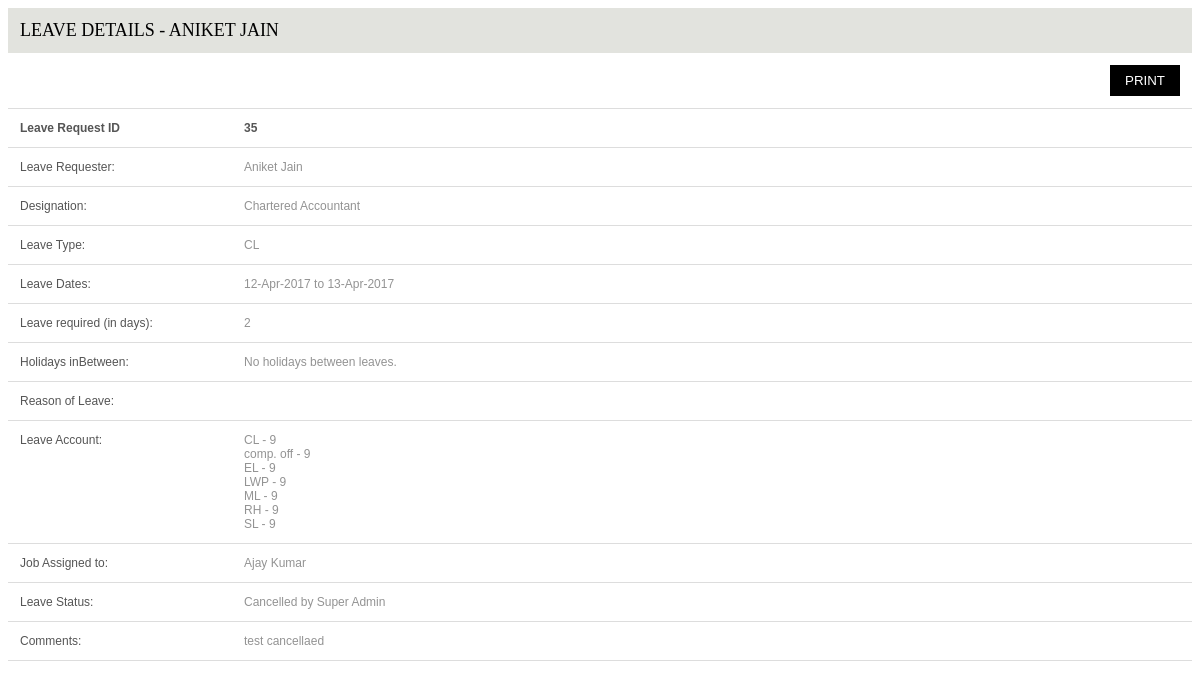
Page /leave_request_detail.php?applicationId=35&userType=authorizer (signed in) on the committed database.
### tables this page shows
CREATE TABLE IF NOT EXISTS `leave_applications` (
  `id` int(11) NOT NULL AUTO_INCREMENT,
  `emp_id` int(11) NOT NULL COMMENT 'ID of employee (Refers to "employees" table)',
  `leave_type_id` int(11) NOT NULL,
  `leave_from_date` date NOT NULL,
  `leave_to_date` date NOT NULL,
  `leaves_required` int(11) NOT NULL COMMENT 'in days',
  `half_day_leave` enum('YES','NO') NOT NULL DEFAULT 'NO',
  `job_assignee_id` int(11) NOT NULL,
  `reason_of_leave` text NOT NULL,
  `leave_address` text NOT NULL,
  `leave_phone` int(11) NOT NULL,
  `medical_certificate` varchar(100) NOT NULL,
  `leave_balance` float NOT NULL,
  `approve_status_HOD1` enum('pending','approved','rejected','cancelled') NOT NULL DEFAULT 'pending',
  `HOD1_comment` text NOT NULL,
  `approved_by_HOD1_id` int(11) NOT NULL DEFAULT '0',
  `approve_status_HOD2` enum('pending','approved','rejected') NOT NULL DEFAULT 'pending',
  `HOD2_comment` text NOT NULL,
  `created_date` datetime NOT NULL,
  `last_updated` datetime NOT NULL,
  PRIMARY KEY (`id`)
);

CREATE TABLE IF NOT EXISTS `employees` (
  `emp_id` int(11) NOT NULL AUTO_INCREMENT,
  `first_name` varchar(255) NOT NULL,
  `last_name` varchar(255) NOT NULL,
  `email` varchar(255) NOT NULL,
  `password` varchar(255) NOT NULL,
  `department_id` int(11) NOT NULL COMMENT 'ID of department',
  `designation_id` int(11) NOT NULL COMMENT 'ID of designation',
  `branch_id` int(11) NOT NULL,
  `address` text NOT NULL,
  `phone` bigint(20) NOT NULL,
  `emp_code` varchar(255) NOT NULL,
  `status` enum('active','inactive') NOT NULL DEFAULT 'active',
  `emp_category` enum('originator','authorizer','both') NOT NULL,
  `birth_date` date NOT NULL,
  `joining_date` date NOT NULL,
  `pan_number` varchar(255) NOT NULL,
  `passport_number` varchar(255) NOT NULL,
  `HOD_1_id` int(11) NOT NULL,
  `HOD_1_name` varchar(255) NOT NULL,
  `HOD_1_email` varchar(255) NOT NULL,
  `HOD_2_id` int(11) NOT NULL,
  `HOD_2_name` varchar(255) NOT NULL,
  `HOD_2_email` varchar(255) NOT NULL,
  `hr_id` int(11) NOT NULL,
  `hr_name` varchar(255) NOT NULL,
  `hr_email` int(255) NOT NULL,
  `role_id` int(11) NOT NULL COMMENT 'Refers to the ID of table "roles"',
  `bank_name` varchar(255) NOT NULL,
  `bank_ac_number` varchar(200) NOT NULL,
  `bank_ifsc_Code` varchar(20) NOT NULL,
  `bank_branch_address` text NOT NULL,
  `created_date` datetime NOT NULL,
  `last_password_change` datetime NOT NULL,
  PRIMARY KEY (`emp_id`)
);

CREATE TABLE IF NOT EXISTS `designations` (
  `id` int(11) NOT NULL AUTO_INCREMENT,
  `designation` varchar(255) NOT NULL,
  `created_date` datetime NOT NULL,
  PRIMARY KEY (`id`)
);

CREATE TABLE IF NOT EXISTS `leave_types` (
  `leave_type_id` int(11) NOT NULL AUTO_INCREMENT,
  `leave_type` varchar(200) NOT NULL,
  `leave_abbr` varchar(10) NOT NULL,
  `max_allowed` int(11) NOT NULL,
  PRIMARY KEY (`leave_type_id`)
);

CREATE TABLE IF NOT EXISTS `leave_balance` (
  `id` int(11) NOT NULL AUTO_INCREMENT,
  `emp_id` int(11) NOT NULL,
  `leave_type_id` int(11) NOT NULL,
  `leaves_availed` float NOT NULL DEFAULT '0',
  `opening_balance` float NOT NULL DEFAULT '0',
  `year` int(11) NOT NULL,
  `earned_type` enum('automatic','specified','NA') NOT NULL DEFAULT 'automatic',
  `last_updated` datetime NOT NULL,
  `updated_by` int(11) NOT NULL,
  `updated_by_user_type` varchar(25) NOT NULL,
  `remaining_countable_days` float NOT NULL DEFAULT '0',
  PRIMARY KEY (`id`)
);

### classes/class.Employee.inc.php (called while the page is built, shortened)
<?php
class Employee
{
	public function getEmployeeData($id)
	{
		$query = "SELECT e.*, dept.dept_name AS department, d.designation AS designation, br.city_name, br.region FROM employees AS e ";
		$query .= " LEFT JOIN departments AS dept ON e.department_id = dept.dept_id LEFT JOIN designations AS d ON e.designation_id = d.id LEFT JOIN branches AS br ON e.branch_id = br.id WHERE e.emp_id= '".$id."' ";
		$exe = $GLOBALS['obj_db']->execute_query($query);
		return $exe;
	}
	public function isValidAuthorizer($applicationId, $empId)
	{
		$sql = "SELECT la.id FROM leave_applications AS la INNER JOIN employees AS e ON la.emp_id = e.emp_id WHERE la.id = '".$applicationId."' AND (e.HOD_1_id = '".$empId."' || e.HOD_2_id = '".$empId."') ";
		$rs = $GLOBALS['obj_db']->execute_query($sql);
		if($GLOBALS['obj_db']->num_rows($rs) > 0)
		{
			return true;
		}
		else
		{
			return false;
		}
	}
}
?>

### classes/class.Database.inc.php (called while the page is built, shortened)
<?php
class Database
{
	public $link;
	private $db_host;
	private $db_name;
	private $db_user;
	private $db_password;
	function __construct($db_host = DB_HOST, $db_user = DB_USER, $db_password = DB_PASSWORD, $db_name = DB_NAME)
	{
		$this->db_host = $db_host;
		$this->db_name = $db_name;
		$this->db_user = $db_user;
		$this->db_password = $db_password;
	}
	function get_database_link()
	{
		$this->link = mysqli_connect($this->db_host, $this->db_user, $this->db_password, $this->db_name);
		if (mysqli_connect_errno())
		{
			$error = mysqli_connect_error();
			$this->error_function($error);
		}
		else
		{
			return $this->link;
		}
	}
	function execute_query($query, $file='', $line=0, $func='')
	{
		$rs = mysqli_query($this->link, $query) or die($this->error_function(mysqli_error($this->link), $file, $line, $func, $query));
		return $rs;
	}
    public function fetch_array($resultSet, $mode = '')
    {
		if(!$mode)
		{
			$mode = MYSQLI_BOTH;
		}
		elseif($mode == 'ASSOC')
		{
			$mode = MYSQLI_ASSOC;
		}
		elseif($mode == 'NUM')
		{
			$mode = MYSQLI_NUM;
		}
		elseif($mode == 'BOTH')
		{
			$mode = MYSQLI_BOTH;
		}
        return @mysqli_fetch_array($resultSet, $mode);
    }
    public function num_rows($resultSet)
    {
        return @mysqli_num_rows($resultSet);
    }
}

### classes/class.Leaves.inc.php (called while the page is built, shortened)
<?php
class Leaves
{
	public function getLeaveBalance($empId, $leaveTypeId = 0)
	{
		$sql = "SELECT lb.*, lt.leave_type, lt.max_allowed, lt.leave_abbr, (lb.opening_balance-lb.leaves_availed) AS remaining FROM leave_balance AS lb LEFT JOIN leave_types AS lt ON lb.leave_type_id = lt.leave_type_id WHERE lb.emp_id = '".$empId."' ";
		$sql .= " AND lb.year = YEAR(CURDATE()) GROUP BY lt.leave_type ";
		$rs = $GLOBALS['obj_db']->execute_query($sql);
		return $rs;
	}
	public function getLeaveApplications($empId, $category = 'originator', $applicationId = 0, $start = '', $end = '')
	{
		$search_text_condition = $this->getSearchTextCondition();
		$query = "SELECT la.*, e.first_name, e.last_name, e.HOD_1_id, e.HOD_2_id, e.hr_id, e.email, e_1.emp_id AS assignee_emp_id, e_1.first_name AS assignee_first_name, e_1.last_name AS assignee_last_name, e_1.email AS assignee_email, lt.* FROM leave_applications AS la INNER JOIN employees AS e ON la.emp_id = e.emp_id INNER JOIN employees AS e_1 ON la.job_assignee_id = e_1.emp_id INNER JOIN leave_types AS lt ON la.leave_type_id = lt.leave_type_id WHERE 1=1 ";
		$query .= $search_text_condition;
		if($applicationId > 0 && $category == 'originator')
		{
			$query .= " AND la.id = '".$applicationId."' AND la.emp_id = '".$empId."'";
		}
		elseif($applicationId > 0 && $category == 'authorizer')
		{
			$query .= " AND la.id = '".$applicationId."' AND e.HOD_1_id = '".$empId."' ";
		}
		elseif($applicationId > 0 && $category == 'superadmin')
		{
			$query .= " AND la.id = '".$applicationId."' ";
		}
		elseif($applicationId > 0 && ($category == 'finance' || $category == 'hr'))
		{
			$query .= " AND la.id = '".$applicationId."' ";
		}
		elseif($category == 'authorizer')
		{
			$query .= " AND e.HOD_1_id = '".$empId."' ";
		}
		elseif($category == 'finance' || $category == 'hr')
		{
			$query .= " ";
		}
		elseif($category == 'superadmin')
		{
			$query .= " ";
		}
		else
		{
			$query .= " AND e.emp_id = '".$empId."' ";
		}
		$query .= " ORDER BY la.id DESC";
		$rsQuery = $GLOBALS['obj_db']->execute_query($query);
        return $rsQuery;
	}
	public function getSearchTextCondition()
    {
		$search_text_condition = "";
        return $search_text_condition;
    }
}
?>

### leave_request_detail.php (the view, shortened to what this page needs)
<?php
require_once("".CLASS_PATH."/class.Employee.inc.php");
$objEmployee = new Employee;
require_once("".CLASS_PATH."/class.Leaves.inc.php");
$objLeaves = new Leaves;
if(isset($_REQUEST['applicationId']) && $_REQUEST['applicationId'] > 0)
{
	if($_REQUEST['userType'] == 'authorizer' && !$objEmployee->isValidAuthorizer($_REQUEST['applicationId'], $_SESSION['userId']))
	{
	    echo 'You are not authorized to view this section.';
	}
	else
	{
		$rsDetail = $objLeaves->getLeaveApplications($_SESSION['userId'], $_REQUEST['userType'], $_REQUEST['applicationId']);
		if($GLOBALS['obj_db']->num_rows($rsDetail) > 0)
		{
			$rowDetail = $GLOBALS['obj_db']->fetch_array($rsDetail);
		?>
			<div class="popupheading">Leave Details - <?php echo $rowDetail['first_name']." ".$rowDetail['last_name']; ?></div>
			<table class="table table-bordered table-hover table-striped">
				<tr>
                    <th></th>
					<th><button onclick="window.print();" class="btn2">Print</button></th>
				  </tr>
			     <tr>
                    <th>Leave Request ID</th>
					<th><?php echo $rowDetail['id']; ?></th>
				  </tr>
				 <tr>
                    <td width="200">Leave Requester:</td>
					<td><?php echo $rowDetail['first_name']." ".$rowDetail['last_name']; ?></td>
				  </tr>
				  <tr>
                    <td>Designation:</td>
					<td>
					<?php
					$rsEmpDetail = $objEmployee->getEmployeeData($rowDetail['emp_id']);
					$rowEmpDetail = $GLOBALS['obj_db']->fetch_array($rsEmpDetail);
					echo $rowEmpDetail['designation'];
					?>
					</td>
				  </tr>
				  <tr>
                    <td>Leave Type:</td>
					<td><?php echo $rowDetail['leave_abbr']; ?></td>
				  </tr>
				  <tr>
                    <td>Leave Dates:</td>
					<td>
					<?php
					$leaveFromDateObj = new DateTime($rowDetail['leave_from_date']);
					$leaveToDateObj   = new DateTime($rowDetail['leave_to_date']);
					echo $leaveFromDateObj->format('d-M-Y').' to '.$leaveToDateObj->format('d-M-Y');
					?>
					</td>
				  </tr>
				  <tr>
                    <td>Leave required (in days):</td>
					<td><?php echo ($rowDetail['half_day_leave'] == 'YES') ? 'Half Day' : $rowDetail['leaves_required']; ?></td>
				  </tr>
				  <tr>
                    <td>Holidays inBetween:</td>
					<td>
					<?php
					$holidaysBetweenLeaves = $objLeaves->getHolidaysBetweenLeaves($rowDetail['leave_from_date'], $rowDetail['leave_to_date'], strtolower($rowEmpDetail['region']));
					if(!empty($holidaysBetweenLeaves))
					{
						foreach($holidaysBetweenLeaves as $holidayDate)
						{
							$holidayDateObj = new DateTime($holidayDate);
							echo $holidayDateObj->format('d-M-Y').'<br/>';
						}
					}
					else
					{
						echo 'No holidays between leaves.';
					}
					?>
					</td>
				  </tr>
				  <tr>
                    <td>Reason of Leave:</td>
					<td><?php echo $rowDetail['reason_of_leave']; ?></td>
				  </tr>
				  <tr>
                    <td>Leave Account:</td>
					<td>
					<?php
					$rsLeaveBal = $objLeaves->getLeaveBalance($rowDetail['emp_id']);
					if($GLOBALS['obj_db']->num_rows($rsLeaveBal) > 0)
					{
						while($rowBal = $GLOBALS['obj_db']->fetch_array($rsLeaveBal))
						{
							echo $rowBal['leave_abbr']." - ".round($rowBal['remaining'], 2)."<br />";
						}
					}
					?>
					</td>
				  </tr>
				  <tr>
                    <td>Job Assigned to:</td>
					<td><?php echo $rowDetail['assignee_first_name']." ".$rowDetail['assignee_last_name']; ?></td>
				  </tr>
				  <tr>
                    <td>Leave Status:</td>
					<td>
					<?php
					$rsHod = $objEmployee->getEmployeeData($rowDetail['HOD_1_id']);
					$rowHod = $GLOBALS['obj_db']->fetch_array($rsHod);
					if($rowDetail['approved_by_HOD1_id'] > 0)
					{
						$rsApproveHod = $objEmployee->getEmployeeData($rowDetail['approved_by_HOD1_id']);
						$rowApproveHod = $GLOBALS['obj_db']->fetch_array($rsApproveHod);
						$approveHodName = $rowApproveHod['first_name']." ".$rowApproveHod['last_name'];
					}
					else
					{
						$approveHodName = $rowHod['first_name']." ".$rowHod['last_name'];
					}
					$hodText = ($rowDetail['approve_status_HOD1'] == 'pending') ? ' at ' : ' by ';
					$hodText .= $approveHodName;
					echo ucfirst($rowDetail['approve_status_HOD1']).$hodText; ?></td>
				  </tr>
				  <tr>
                    <td>Comments:</td>
					<td><?php echo ($rowDetail['HOD1_comment'] != "") ? $rowDetail['HOD1_comment'] : "No Comments Given"; ?></td>
				  </tr>
			</table>
		<?php
		}
	}
}

### leave_request_detail.php (style rules this page uses)
table { font-family: arial, sans-serif; border-collapse: collapse; width: 100%; }
td, th { border: 1px solid #000; text-align: left; padding: 8px; font-size: 14px; vertical-align: top; }
tr:nth-child(even) { background-image: linear-gradient(to bottom, #f5f5f5 0%, #e2e2e2 100%); background-repeat: repeat-x; }
.popupheading { background: #e2e3de; text-transform: uppercase; font-size: 18px; padding: 12px; }
td,th { border: none; background: #fff; font-size: 12px; color: #555; border-bottom: 1px solid #ddd; padding: 12px; }
td:last-child { color: #939393 }
.btn2 { float: right; background: #000; color: #fff; outline: none; padding: 8px 15px; border: none; cursor: pointer; text-transform: uppercase; }

### rows in the picture
leave_applications: emp.first_name "ANIKET", emp.last_name "JAIN", id "35", emp.first_name "Aniket", emp.last_name "Jain", leave_type.leave_abbr "CL", leave_from_date "12-Apr-2017", leave_to_date "13-Apr-2017", leaves_required "2", employees.first_name "Ajay", employees.last_name "Kumar", approve_status_HOD1 "Cancelled", approve_status_HOD1.last_name "by Super Admin", HOD1_comment "test cancellaed"
employees: designation.designation "Chartered Accountant"
leave_balance: leave_type.leave_abbr "CL", remaining "9"
leave_balance: leave_type.leave_abbr "comp. off", remaining "9"
leave_balance: leave_type.leave_abbr "EL", remaining "9"
leave_balance: leave_type.leave_abbr "LWP", remaining "9"
leave_balance: leave_type.leave_abbr "ML", remaining "9"
leave_balance: leave_type.leave_abbr "RH", remaining "9"
leave_balance: leave_type.leave_abbr "SL", remaining "9"
